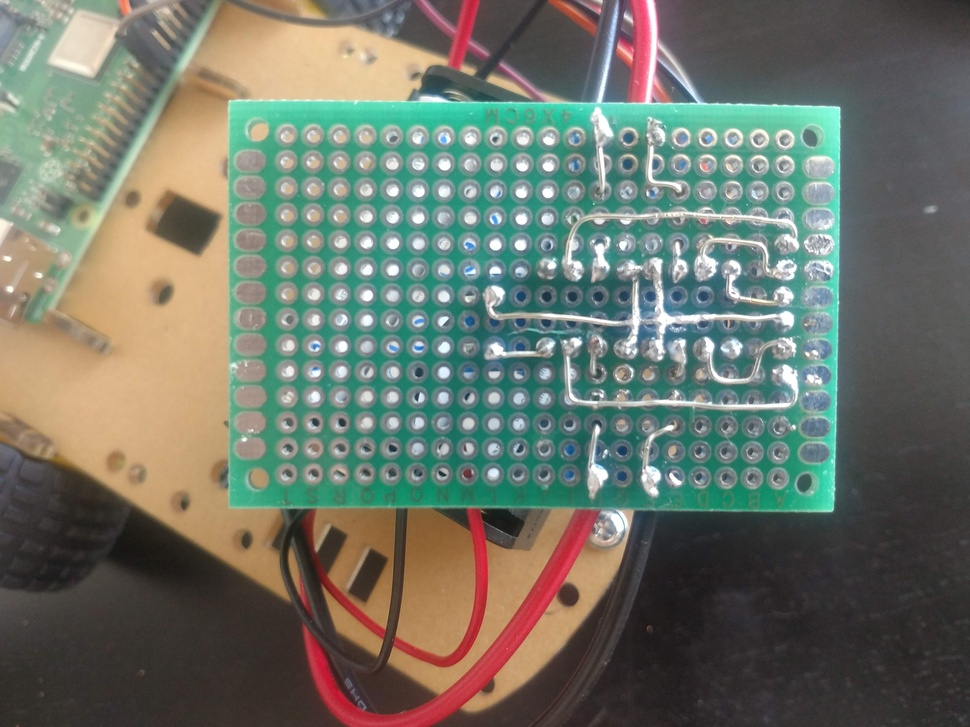
#> input picture devblog/images/prototype_motor_controls_stripboard_soldered_back.jpg, 970 x 727 px, shrunk from 4160 x 3120 before the run
$ python -i marker.py   (imports and definitions only)
#> lines starting #> are read from the running program, lines starting #| are printed output that depends on the picture; after the words box and inside, x2 and y2 are one past the last pixel; in counts of white or black regions, pixels touching at a corner belong together
#> further down, picture is the input picture: shape (727, 970, 3); mean B, G, R 105.2, 116.8, 110.9
### chessbots/lib/point_helper.py
import json
from collections import namedtuple
import math
from typing import Self

# Point = namedtuple('Point', 'x y')
Color = namedtuple('Color', 'r g b')


class Point:
    def __init__(self, x, y):
        self.x = x
        self.y = y
        self.raw = self.x, self.y
        self.txt = str(self.x) + 'x' + str(self.y)

    def __eq__(self, other: Self) -> bool:
        return self.x == other.x and self.y == other.y

    def __str__(self):
        return self.txt

    def __hash__(self):
        return self.raw.__hash__()

    def add(self, other: Self):
        return Point(self.x + other.x, self.y + other.y)

    def sub(self, other: Self):
        return Point(self.x - other.x, self.y - other.y)

    def mult(self, factor: float):
        return Point(self.x * factor, self.y * factor)

    def in_area(self, area: [Self, Self]):
        return area[0].x <= self.x <= area[1].x and area[0].y <= self.y <= area[1].y

    def distance(self, other: Self):
        return math.sqrt((self.x - other.x) ** 2 + (self.y - other.y) ** 2)

    def angle(self, a: Self, c: Self) -> float:
        return math.degrees(math.atan2(c.y - self.y, c.x - self.x) - math.atan2(a.y - self.y, a.x - self.x))

    def flip(self) -> Self:
        return Point(self.y, self.x)


def add_points(point_a: Point, point_b: Point) -> Point:
    return point_a.add(point_b)


def sub_points(point_a: Point, point_b: Point) -> Point:
    return point_a.sub(point_b)


def mult_point(point_a: Point, factor) -> Point:
    return point_a.mult(factor)


def point_in_area(point: Point, area: [Point, Point]) -> bool:
    return point.in_area(area)


def get_angle(a: Point, b: Point, c: Point) -> float:
    return b.angle(a, c)
    # [4 lines of commented-out code are left out]


def get_distance(from_point: Point, to_point: Point):
    return from_point.distance(to_point)

### chessbots/lib/captcha/marker.py
import cv2
from chessbots.lib.point_helper import *


def in_tolerance(value, target: int, tolerance: int):
    return target - tolerance < value < target + tolerance


def not_negative(val: int | float):
    if 0 > val:
        return 0
    return val


class DummyMarker:
    def __init__(self, pos: Point):
        self.pos = pos
        self.radius = 0
        self.value = '2'


class Marker(DummyMarker):
    def __init__(self, contour, img):
        contours_poly = cv2.approxPolyDP(contour, 3, True)
        self.outer_range = [19, 3]  # target_radius, tolerance
        self.inner_range = [10, 3]  # target_radius, tolerance
        self.grid_size = 16
        center_tol = 5
        self.center_tolerance = [Point(-center_tol, -center_tol), Point(center_tol, center_tol)]
        self.box_tolerance = 2
        self.box = cv2.boundingRect(contours_poly)
        pos, radius = cv2.minEnclosingCircle(contours_poly)
        self.pos = Point(int(pos[0]), int(pos[1]))
        self.radius = int(radius)
        self.img = img
        self.value = '2'
        self.raw_center_circles = []
        self.center_circles = []
        self.valid_size = in_tolerance(self.radius, *self.outer_range)
        if self.valid_size:
            x1 = int(not_negative(self.pos.x - self.radius + self.box_tolerance))
            y1 = int(not_negative(self.pos.y - self.radius + self.box_tolerance))
            x2 = int(not_negative(self.pos.x + self.radius - self.box_tolerance))
            y2 = int(not_negative(self.pos.y + self.radius - self.box_tolerance))
            self.snapshot = self.img[y1:y2, x1:x2]
            # self.snapshot = self.img[self.box[1]:self.box[3], self.box[0]:self.box[2]]
            if 0 != len(self.snapshot):
                self.raw_center_circles = find_inner_markers(self.snapshot, self.radius)
                self.center_circles = [c for c in self.raw_center_circles if in_tolerance(c.radius, *self.inner_range)]
                self.center_circles = [c for c in self.raw_center_circles if
                                       point_in_area(sub_points(c.pos, Point(self.radius, self.radius)),
                                                     self.center_tolerance)]

            if 0 < len(self.center_circles):
                self.value = '0'
            if 0 == len(self.center_circles):
                self.value = '1'


class MarkerInner:
    def __init__(self, contour, original: int):
        self.tol = 4
        self.original = original
        contours_poly = cv2.approxPolyDP(contour, 3, True)
        self.box = cv2.boundingRect(contours_poly)
        pos, radius = cv2.minEnclosingCircle(contours_poly)
        self.pos = Point(int(pos[0]), int(pos[1]))
        self.radius = int(radius)


def find_contours(img):
    gray = cv2.cvtColor(img, cv2.COLOR_BGR2GRAY)
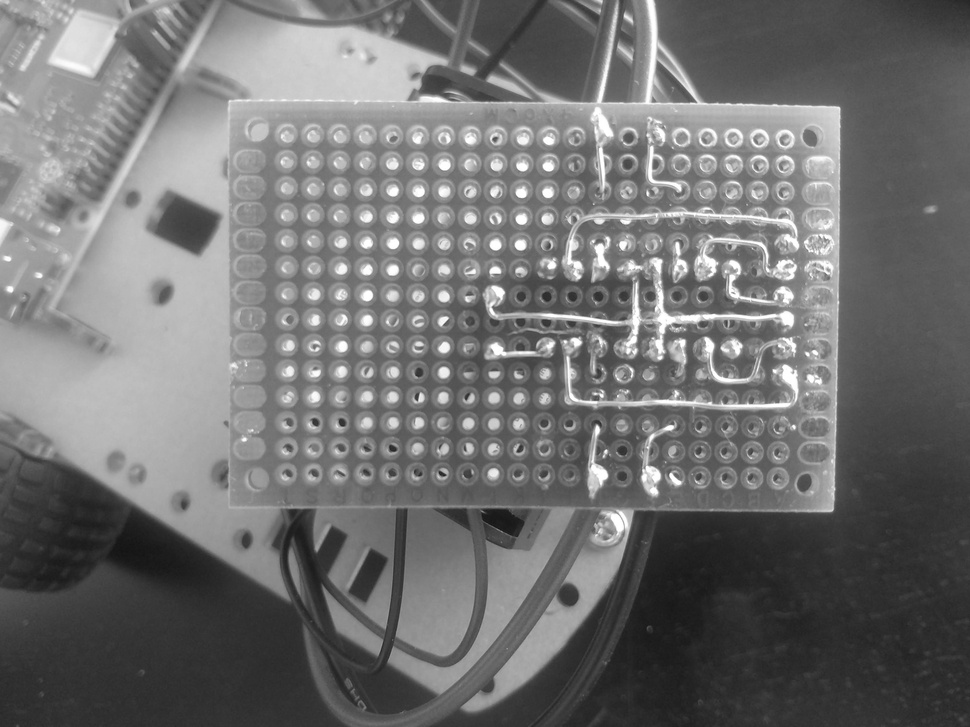
#> gray: shape (727, 970); min 18, max 255, mean 113.7
    ret, thresh = cv2.threshold(gray, 150, 255, cv2.THRESH_BINARY)
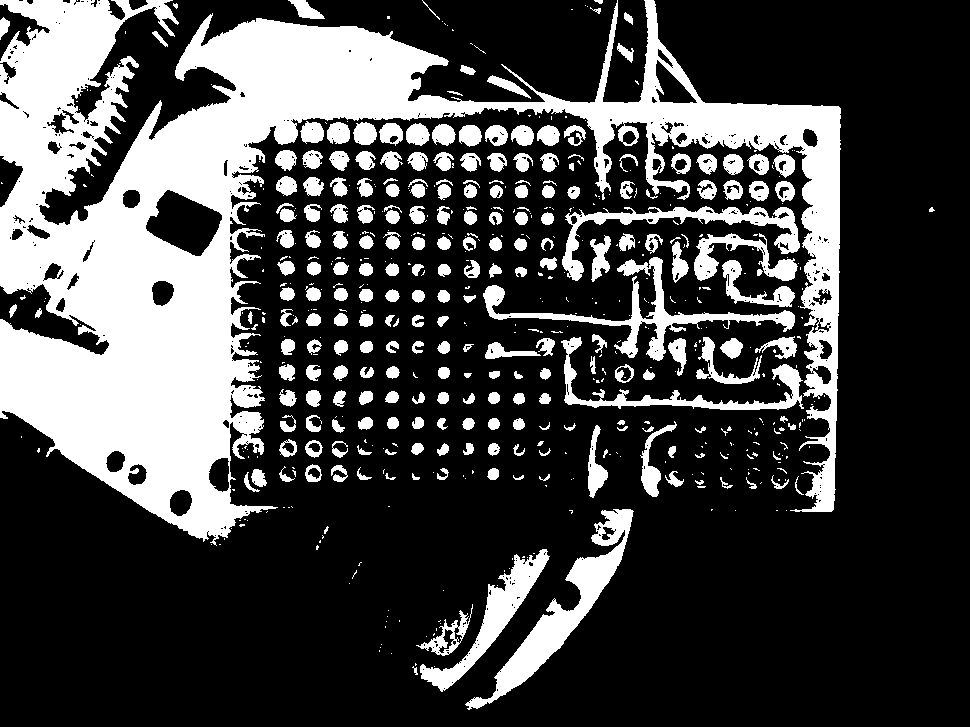
#> thresh: shape (727, 970); 27.4% white; 584 white regions (346 under 20 px)
    contours, hierarchy = cv2.findContours(image=thresh, mode=cv2.RETR_TREE, method=cv2.CHAIN_APPROX_NONE)
#> contours = 1121 contours, 849 with area under 20; largest, box (x1, y1, x2, y2) and area: (0, 0, 841, 546) 138905, (465, 509, 634, 710) 5991, (483, 257, 795, 361) 3906, (420, 549, 550, 692) 3607, (562, 206, 800, 281) 3172
    return contours


def find_inner_markers(img, original: int):
    return [MarkerInner(contour, original) for contour in find_contours(img)]


def find_markers(img):
    return [Marker(contour, img) for contour in find_contours(img)]
#> in __init__, `contours_poly = cv2.approxPolyDP(contour, 3, True)`: contours_poly = [[434, 666]]
#> in __init__, `self.box = cv2.boundingRect(contours_poly)`: self.box = (434, 666, 1, 1)
#> in __init__, `pos, radius = cv2.minEnclosingCircle(contours_poly)`: pos = (434, 666); radius = 0.0001
#> in __init__, `self.radius = int(radius)`: self.radius = 0
#> in __init__, `self.valid_size = in_tolerance(self.radius, *self.outer_range)`: self.valid_size = False

>>> import cv2
>>> picture = cv2.imread('../../../devblog/images/prototype_motor_controls_stripboard_soldered_back.jpg')
>>> result = find_markers(picture)
#> result = 1121 items

$ run again, on devblog/images/prototype_motor_controls_stripboard_soldered_front.jpg
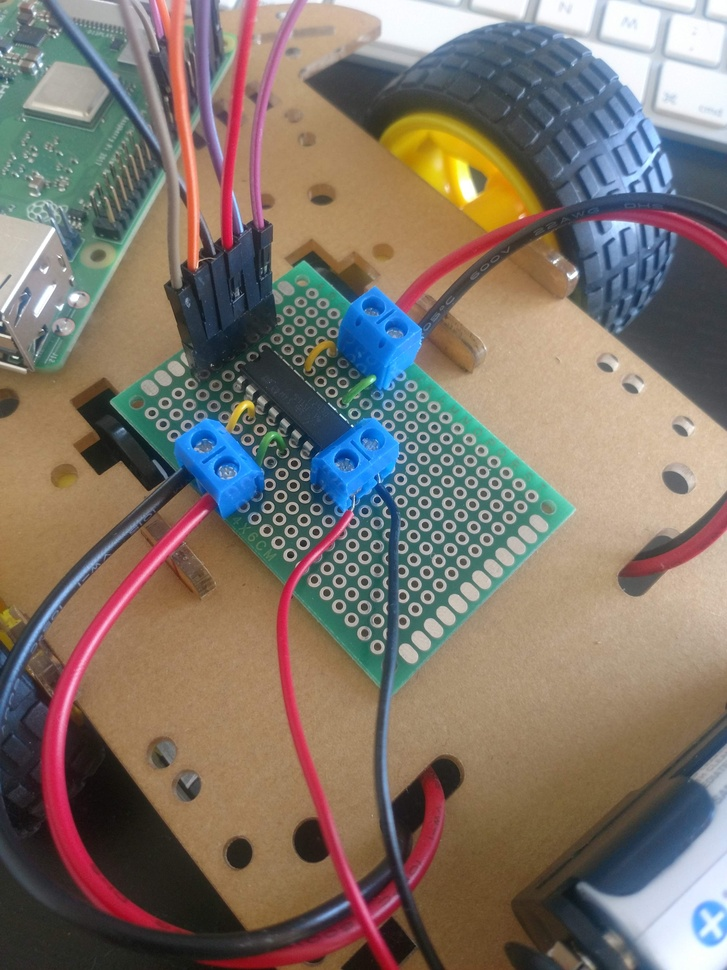
#> input picture devblog/images/prototype_motor_controls_stripboard_soldered_front.jpg, 727 x 970 px, shrunk from 3120 x 4160 before the run
#> picture is the input picture: shape (970, 727, 3); mean B, G, R 107.2, 117.2, 127.8
#> in find_contours, `gray = cv2.cvtColor(img, cv2.COLOR_BGR2GRAY)`:
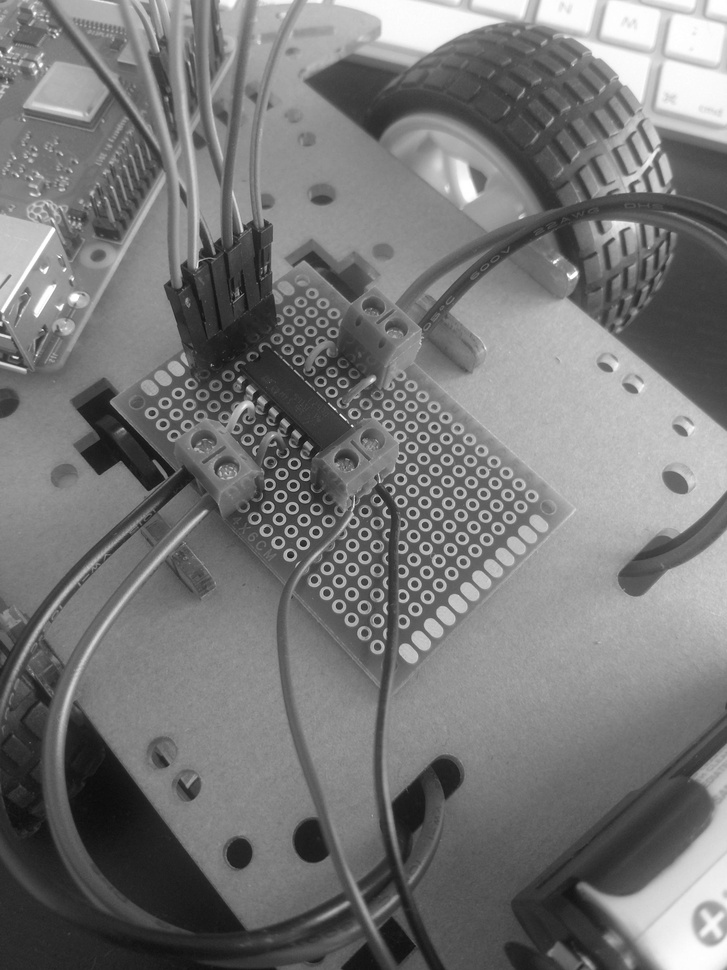
#> gray: shape (970, 727); min 11, max 255, mean 119.2
#> in find_contours, `ret, thresh = cv2.threshold(gray, 150, 255, cv2.THRESH_BINARY)`:
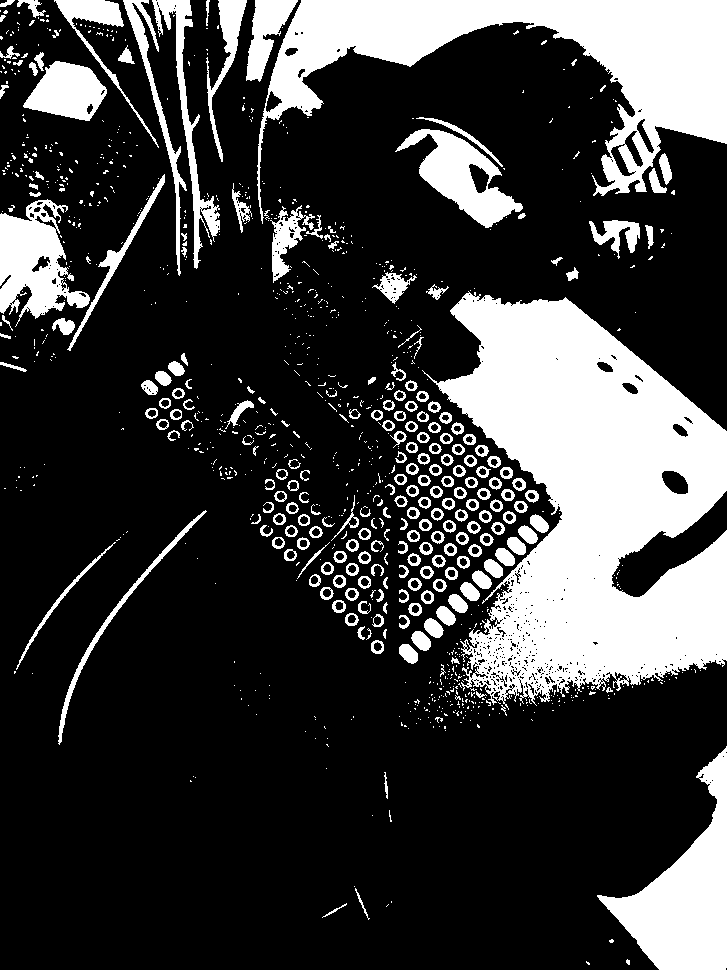
#> thresh: shape (970, 727); 24.2% white; 1049 white regions (815 under 20 px)
#> contours = 1753 contours, 1412 with area under 20; largest, box (x1, y1, x2, y2) and area: (422, 291, 727, 710) 73344, (257, 0, 727, 224) 34474, (597, 746, 727, 970) 11933, (0, 199, 90, 327) 6026, (395, 129, 523, 228) 5071
#> contours_poly = [[586, 961], [589, 964]]
#> self.box = (586, 961, 4, 4)
#> pos = (587.5, 962.5); radius = 2.12
#> self.radius = 2
#> self.valid_size = False
#> result = 1753 items

$ run again, on devblog/images/street-chess-wikipedia.jpg
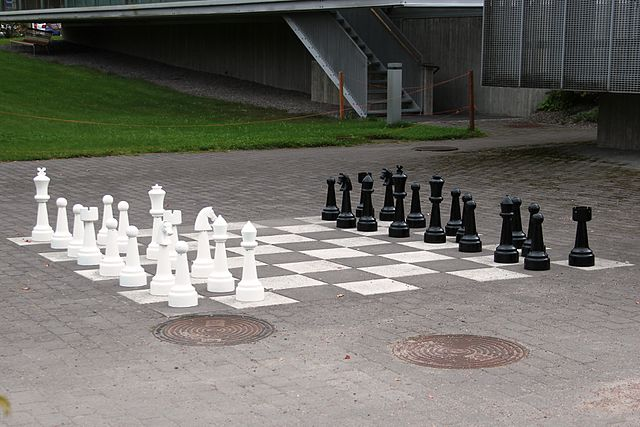
#> input picture devblog/images/street-chess-wikipedia.jpg, 640 x 427 px
#> picture is the input picture: shape (427, 640, 3); mean B, G, R 103.9, 110, 111.8
#> in find_contours, `gray = cv2.cvtColor(img, cv2.COLOR_BGR2GRAY)`:
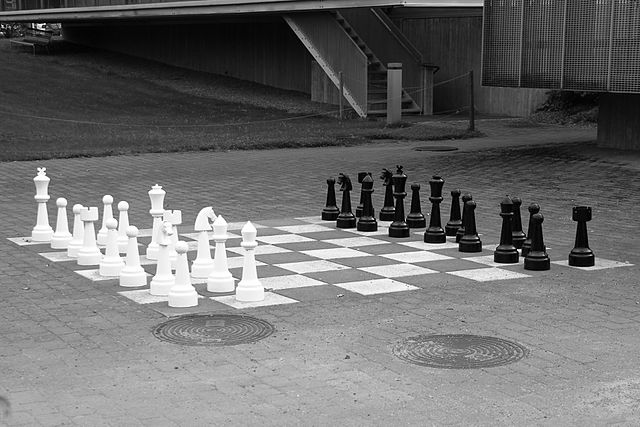
#> gray: shape (427, 640); min 0, max 255, mean 109.8
#> in find_contours, `ret, thresh = cv2.threshold(gray, 150, 255, cv2.THRESH_BINARY)`:
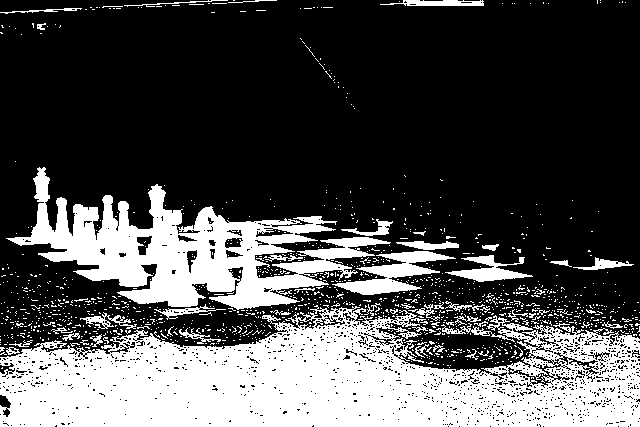
#> thresh: shape (427, 640); 30.1% white; 1265 white regions (1215 under 20 px)
#> contours = 2841 contours, 2748 with area under 20; largest, box (x1, y1, x2, y2) and area: (0, 305, 640, 427) 54106, (6, 167, 391, 310) 20080, (332, 251, 456, 295) 1856, (445, 255, 533, 282) 822, (507, 363, 562, 387) 372
#> contours_poly = [[449, 367]]
#> self.box = (449, 367, 1, 1)
#> pos = (449, 367); radius = 0.0001
#> self.radius = 0
#> self.valid_size = False
#> result = 2841 items
